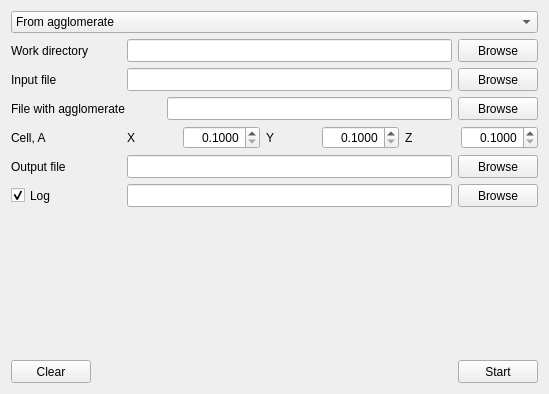
      <widget class="QWidget" name="pdb">
       <attribute name="title">
        <string>Generate PDB</string>
       </attribute>
       <layout class="QVBoxLayout" name="verticalLayout_5">
        <item>
         <widget class="QComboBox" name="pdb_comboBox_mode">
          <item>
           <property name="text">
            <string>From agglomerate</string>
           </property>
          </item>
          <item>
           <property name="text">
            <string>From trajectory snapshot</string>
           </property>
          </item>
         </widget>
        </item>
        <item>
         <layout class="QHBoxLayout" name="pdb_layout_workDir">
          <item>
           <widget class="QLabel" name="pdb_label_workDir">
            <property name="minimumSize">
             <size>
              <width>110</width>
              <height>23</height>
             </size>
            </property>
            <property name="text">
             <string>Work directory</string>
            </property>
           </widget>
          </item>
          <item>
           <widget class="QLineEdit" name="pdb_lineEdit_workDir">
            <property name="minimumSize">
             <size>
              <width>280</width>
              <height>23</height>
             </size>
            </property>
           </widget>
          </item>
          <item>
           <widget class="QPushButton" name="pdb_pushButton_workDir">
            <property name="minimumSize">
             <size>
              <width>80</width>
              <height>23</height>
             </size>
            </property>
            <property name="text">
             <string>Browse</string>
            </property>
            <property name="autoDefault">
             <bool>true</bool>
            </property>
           </widget>
          </item>
         </layout>
        </item>
        <item>
         <layout class="QHBoxLayout" name="pdb_layout_input">
          <item>
           <widget class="QLabel" name="pdb_label_input">
            <property name="minimumSize">
             <size>
              <width>110</width>
              <height>23</height>
             </size>
            </property>
            <property name="text">
             <string>Input file</string>
            </property>
           </widget>
          </item>
          <item>
           <widget class="QLineEdit" name="pdb_lineEdit_input">
            <property name="minimumSize">
             <size>
              <width>280</width>
              <height>23</height>
             </size>
            </property>
           </widget>
          </item>
          <item>
           <widget class="QPushButton" name="pdb_pushButton_input">
            <property name="minimumSize">
             <size>
              <width>80</width>
              <height>23</height>
             </size>
            </property>
            <property name="text">
             <string>Browse</string>
            </property>
            <property name="autoDefault">
             <bool>true</bool>
            </property>
           </widget>
          </item>
         </layout>
        </item>
        <item>
         <layout class="QHBoxLayout" name="pdb_layout_agl">
          <item>
           <widget class="QLabel" name="pdb_label_agl">
            <property name="minimumSize">
             <size>
              <width>150</width>
              <height>23</height>
             </size>
            </property>
            <property name="text">
             <string>File with agglomerate</string>
            </property>
           </widget>
          </item>
          <item>
           <widget class="QLineEdit" name="pdb_lineEdit_agl">
            <property name="minimumSize">
             <size>
              <width>280</width>
              <height>23</height>
             </size>
            </property>
           </widget>
          </item>
          <item>
           <widget class="QPushButton" name="pdb_pushButton_agl">
            <property name="minimumSize">
             <size>
              <width>80</width>
              <height>23</height>
             </size>
            </property>
            <property name="text">
             <string>Browse</string>
            </property>
            <property name="autoDefault">
             <bool>true</bool>
            </property>
           </widget>
          </item>
         </layout>
        </item>
        <item>
         <layout class="QHBoxLayout" name="pdb_layout_cell">
          <item>
           <widget class="QLabel" name="pdb_label_cell">
            <property name="minimumSize">
             <size>
              <width>110</width>
              <height>23</height>
             </size>
            </property>
            <property name="text">
             <string>Cell, A</string>
            </property>
           </widget>
          </item>
          <item>
           <widget class="QLabel" name="pdb_label_cellX">
            <property name="minimumSize">
             <size>
              <width>50</width>
              <height>23</height>
             </size>
            </property>
            <property name="text">
             <string>X</string>
            </property>
           </widget>
          </item>
          <item>
           <widget class="QDoubleSpinBox" name="pdb_doubleSpinBox_cellX">
            <property name="sizePolicy">
             <sizepolicy hsizetype="Expanding" vsizetype="Fixed">
              <horstretch>0</horstretch>
              <verstretch>0</verstretch>
             </sizepolicy>
            </property>
            <property name="minimumSize">
             <size>
              <width>55</width>
              <height>23</height>
             </size>
            </property>
            <property name="alignment">
             <set>Qt::AlignRight|Qt::AlignTrailing|Qt::AlignVCenter</set>
            </property>
            <property name="decimals">
             <number>4</number>
            </property>
            <property name="minimum">
             <double>0.100000000000000</double>
            </property>
            <property name="maximum">
             <double>999.990000000000009</double>
            </property>
           </widget>
          </item>
          <item>
           <widget class="QLabel" name="pdb_label_cellY">
            <property name="minimumSize">
             <size>
              <width>50</width>
              <height>23</height>
             </size>
            </property>
            <property name="text">
             <string>Y</string>
            </property>
           </widget>
          </item>
          <item>
           <widget class="QDoubleSpinBox" name="pdb_doubleSpinBox_cellY">
            <property name="sizePolicy">
             <sizepolicy hsizetype="Expanding" vsizetype="Fixed">
              <horstretch>0</horstretch>
              <verstretch>0</verstretch>
             </sizepolicy>
            </property>
            <property name="minimumSize">
             <size>
              <width>55</width>
              <height>23</height>
             </size>
            </property>
            <property name="alignment">
             <set>Qt::AlignRight|Qt::AlignTrailing|Qt::AlignVCenter</set>
            </property>
            <property name="decimals">
             <number>4</number>
            </property>
            <property name="minimum">
             <double>0.100000000000000</double>
            </property>
            <property name="maximum">
             <double>999.990000000000009</double>
            </property>
           </widget>
          </item>
          <item>
           <widget class="QLabel" name="pdb_label_cellZ">
            <property name="minimumSize">
             <size>
              <width>50</width>
              <height>23</height>
             </size>
            </property>
            <property name="text">
             <string>Z</string>
            </property>
           </widget>
          </item>
          <item>
           <widget class="QDoubleSpinBox" name="pdb_doubleSpinBox_cellZ">
            <property name="sizePolicy">
             <sizepolicy hsizetype="Expanding" vsizetype="Fixed">
              <horstretch>0</horstretch>
              <verstretch>0</verstretch>
             </sizepolicy>
            </property>
            <property name="minimumSize">
             <size>
              <width>55</width>
              <height>23</height>
             </size>
            </property>
            <property name="alignment">
             <set>Qt::AlignRight|Qt::AlignTrailing|Qt::AlignVCenter</set>
            </property>
            <property name="decimals">
             <number>4</number>
            </property>
            <property name="minimum">
             <double>0.100000000000000</double>
            </property>
            <property name="maximum">
             <double>999.990000000000009</double>
            </property>
           </widget>
          </item>
         </layout>
        </item>
        <item>
         <layout class="QHBoxLayout" name="pdb_layout_output">
          <item>
           <widget class="QLabel" name="pdb_label_output">
            <property name="minimumSize">
             <size>
              <width>110</width>
              <height>23</height>
             </size>
            </property>
            <property name="text">
             <string>Output file</string>
            </property>
           </widget>
          </item>
          <item>
           <widget class="QLineEdit" name="pdb_lineEdit_output">
            <property name="minimumSize">
             <size>
              <width>280</width>
              <height>23</height>
             </size>
            </property>
           </widget>
          </item>
          <item>
           <widget class="QPushButton" name="pdb_pushButton_output">
            <property name="minimumSize">
             <size>
              <width>80</width>
              <height>23</height>
             </size>
            </property>
            <property name="text">
             <string>Browse</string>
            </property>
            <property name="autoDefault">
             <bool>true</bool>
            </property>
           </widget>
          </item>
         </layout>
        </item>
        <item>
         <layout class="QHBoxLayout" name="pdb_layout_opt">
          <item>
           <widget class="QCheckBox" name="pdb_checkBox_log">
            <property name="minimumSize">
             <size>
              <width>110</width>
              <height>23</height>
             </size>
            </property>
            <property name="text">
             <string>Log</string>
            </property>
            <property name="checked">
             <bool>true</bool>
            </property>
           </widget>
          </item>
          <item>
           <widget class="QLineEdit" name="pdb_lineEdit_log">
            <property name="minimumSize">
             <size>
              <width>173</width>
              <height>23</height>
             </size>
            </property>
           </widget>
          </item>
          <item>
           <widget class="QPushButton" name="pdb_pushButton_log">
            <property name="minimumSize">
             <size>
              <width>80</width>
              <height>23</height>
             </size>
            </property>
            <property name="text">
             <string>Browse</string>
            </property>
            <property name="autoDefault">
             <bool>true</bool>
            </property>
           </widget>
          </item>
         </layout>
        </item>
        <item>
         <spacer name="verticalSpacer_4">
          <property name="orientation">
           <enum>Qt::Vertical</enum>
          </property>
          <property name="sizeHint" stdset="0">
           <size>
            <width>20</width>
            <height>147</height>
           </size>
          </property>
         </spacer>
        </item>
        <item>
         <layout class="QHBoxLayout" name="pdb_layout_buttons">
          <item>
           <widget class="QPushButton" name="pdb_pushButton_clear">
            <property name="minimumSize">
             <size>
              <width>80</width>
              <height>23</height>
             </size>
            </property>
            <property name="text">
             <string>Clear</string>
            </property>
            <property name="autoDefault">
             <bool>true</bool>
            </property>
           </widget>
          </item>
          <item>
           <spacer name="horizontalSpacer_15">
            <property name="orientation">
             <enum>Qt::Horizontal</enum>
            </property>
            <property name="sizeHint" stdset="0">
             <size>
              <width>40</width>
              <height>20</height>
             </size>
            </property>
           </spacer>
          </item>
          <item>
           <widget class="QPushButton" name="pdb_pushButton_start">
            <property name="minimumSize">
             <size>
              <width>80</width>
              <height>23</height>
             </size>
            </property>
            <property name="maximumSize">
             <size>
              <width>16777215</width>
              <height>16777215</height>
             </size>
            </property>
            <property name="text">
             <string>Start</string>
            </property>
            <property name="autoDefault">
             <bool>true</bool>
            </property>
           </widget>
          </item>
         </layout>
        </item>
       </layout>
      </widget>
